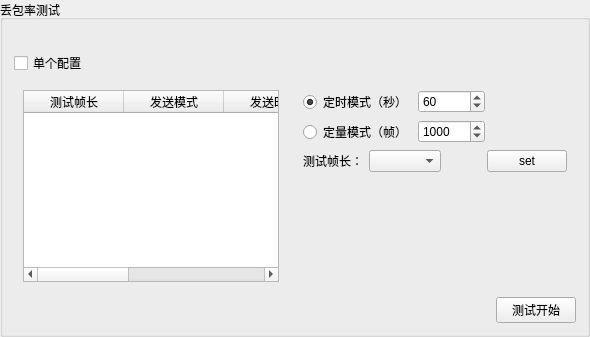
           <widget class="QGroupBox" name="gBoxPaketLossRate">
            <property name="title">
             <string>丢包率测试</string>
            </property>
            <layout class="QGridLayout" name="gridLayout_14" rowstretch="0,0,0,0">
             <item row="2" column="0">
              <layout class="QHBoxLayout" name="horizontalLayout_21" stretch="1,0">
               <item>
                <widget class="QWidget" name="gBoxOneConfigPaketLossRate" native="true">
                 <layout class="QGridLayout" name="gridLayout_5">
                  <item row="0" column="1">
                   <widget class="MyTableWidget" name="paketLossRateConfigData">
                    <column>
                     <property name="text">
                      <string>测试帧长</string>
                     </property>
                    </column>
                    <column>
                     <property name="text">
                      <string>发送模式</string>
                     </property>
                    </column>
                    <column>
                     <property name="text">
                      <string>发送时长</string>
                     </property>
                    </column>
                    <column>
                     <property name="text">
                      <string>发送数量</string>
                     </property>
                    </column>
                    <column>
                     <property name="text">
                      <string>初始速率</string>
                     </property>
                    </column>
                   </widget>
                  </item>
                 </layout>
                </widget>
               </item>
               <item>
                <widget class="QWidget" name="gBoxSameConfigPaketLossRate" native="true">
                 <layout class="QVBoxLayout" name="verticalLayout_9">
                  <item>
                   <layout class="QGridLayout" name="gridLayout_12">
                    <item row="0" column="1">
                     <widget class="QSpinBox" name="sBoxTimePaketLossRate">
                      <property name="maximum">
                       <number>10000</number>
                      </property>
                      <property name="value">
                       <number>60</number>
                      </property>
                     </widget>
                    </item>
                    <item row="0" column="0">
                     <widget class="QRadioButton" name="rBtnTime_DBL">
                      <property name="text">
                       <string>定时模式（秒）</string>
                      </property>
                      <property name="checked">
                       <bool>true</bool>
                      </property>
                      <attribute name="buttonGroup">
                       <string notr="true">buttonGroup_3</string>
                      </attribute>
                     </widget>
                    </item>
                    <item row="1" column="1">
                     <widget class="QSpinBox" name="sBoxCountPaketLossRate">
                      <property name="maximum">
                       <number>100000</number>
                      </property>
                      <property name="value">
                       <number>1000</number>
                      </property>
                     </widget>
                    </item>
                    <item row="1" column="0">
                     <widget class="QRadioButton" name="rBtnCount_DBL">
                      <property name="text">
                       <string>定量模式（帧）</string>
                      </property>
                      <attribute name="buttonGroup">
                       <string notr="true">buttonGroup_3</string>
                      </attribute>
                     </widget>
                    </item>
                    <item row="0" column="2">
                     <spacer name="horizontalSpacer_8">
                      <property name="orientation">
                       <enum>Qt::Horizontal</enum>
                      </property>
                      <property name="sizeHint" stdset="0">
                       <size>
                        <width>40</width>
                        <height>20</height>
                       </size>
                      </property>
                     </spacer>
                    </item>
                   </layout>
                  </item>
                  <item>
                   <layout class="QHBoxLayout" name="horizontalLayout_16" stretch="0,1">
                    <item>
                     <widget class="QLabel" name="label_13">
                      <property name="text">
                       <string>测试帧长：</string>
                      </property>
                     </widget>
                    </item>
                    <item>
                     <layout class="QHBoxLayout" name="horizontalLayout_10" stretch="1,1,0">
                      <item>
                       <widget class="MultiComboBox" name="comBoxFrameLengthPaketLossRate"/>
                      </item>
                      <item>
                       <spacer name="horizontalSpacer_6">
                        <property name="orientation">
                         <enum>Qt::Horizontal</enum>
                        </property>
                        <property name="sizeHint" stdset="0">
                         <size>
                          <width>40</width>
                          <height>20</height>
                         </size>
                        </property>
                       </spacer>
                      </item>
                      <item>
                       <widget class="QPushButton" name="tBtnSetFrameLengthPaketLossRate">
                        <property name="text">
                         <string>set</string>
                        </property>
                       </widget>
                      </item>
                     </layout>
                    </item>
                   </layout>
                  </item>
                  <item>
                   <spacer name="verticalSpacer_5">
                    <property name="orientation">
                     <enum>Qt::Vertical</enum>
                    </property>
                    <property name="sizeHint" stdset="0">
                     <size>
                      <width>20</width>
                      <height>40</height>
                     </size>
                    </property>
                   </spacer>
                  </item>
                 </layout>
                </widget>
               </item>
              </layout>
             </item>
             <item row="3" column="0">
              <layout class="QHBoxLayout" name="horizontalLayout_14">
               <item>
                <spacer name="horizontalSpacer_12">
                 <property name="orientation">
                  <enum>Qt::Horizontal</enum>
                 </property>
                 <property name="sizeHint" stdset="0">
                  <size>
                   <width>40</width>
                   <height>20</height>
                  </size>
                 </property>
                </spacer>
               </item>
               <item>
                <widget class="QPushButton" name="BtnStartPaketLossRate">
                 <property name="text">
                  <string>测试开始</string>
                 </property>
                </widget>
               </item>
              </layout>
             </item>
             <item row="1" column="0">
              <layout class="QHBoxLayout" name="horizontalLayout_24">
               <item>
                <widget class="QCheckBox" name="cBoxOnePaketLossRate">
                 <property name="text">
                  <string>单个配置</string>
                 </property>
                </widget>
               </item>
               <item>
                <spacer name="horizontalSpacer_22">
                 <property name="orientation">
                  <enum>Qt::Horizontal</enum>
                 </property>
                 <property name="sizeHint" stdset="0">
                  <size>
                   <width>40</width>
                   <height>20</height>
                  </size>
                 </property>
                </spacer>
               </item>
              </layout>
             </item>
             <item row="0" column="0">
              <spacer name="horizontalSpacer_28">
               <property name="orientation">
                <enum>Qt::Horizontal</enum>
               </property>
               <property name="sizeHint" stdset="0">
                <size>
                 <width>40</width>
                 <height>20</height>
                </size>
               </property>
              </spacer>
             </item>
            </layout>
           </widget>
